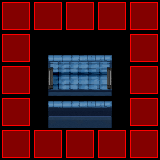

Rendered tile map (Tiled .tmx) drawn with the repository's tilesets; below, a short description and the map source with its tile grids summarised:
An orthogonal 5x5 tile map with 32x32 px tiles, 2 tile layers (statics, buffer), 2 hidden layers not drawn, 3 tilesets.

<map version="1.0" orientation="orthogonal" width="5" height="5" tilewidth="32" tileheight="32">
 <tileset firstgid="1" name="furniture-modern" tilewidth="32" tileheight="32">
  <image source="../maps/graphics/tiles/furniture-modern.png" width="512" height="512" />
 </tileset>
 <tileset firstgid="257" name="furniture-placement" tilewidth="32" tileheight="32">
  <image source="../maps/graphics/tiles/furniture-placement.png" width="64" height="64" />
  <tile id="2">
   <properties>
    <property name="constraint" value="ground" />
   </properties>
  </tile>
  <tile id="3">
   <properties>
    <property name="constraint" value="wall" />
   </properties>
  </tile>
 </tileset>
 <tileset firstgid="261" name="collision" tilewidth="32" tileheight="32">
  <image source="../maps/graphics/tiles/collision.png" width="64" height="64" />
 </tileset>
 <layer name="statics" width="5" height="5">
  <data>[25 cells, 9 non-empty, 9 distinct tile ids]</data>
 </layer>
 <layer name="constraints" width="5" height="5" visible="0">
  <data>[25 cells, 6 non-empty, 1 distinct tile ids]</data>
 </layer>
 <layer name="collision" width="5" height="5" visible="0">
  <data>[25 cells, 6 non-empty, 1 distinct tile ids]</data>
 </layer>
 <layer name="buffer" width="5" height="5">
  <data>[25 cells, 16 non-empty, 1 distinct tile ids]</data>
 </layer>
</map>
